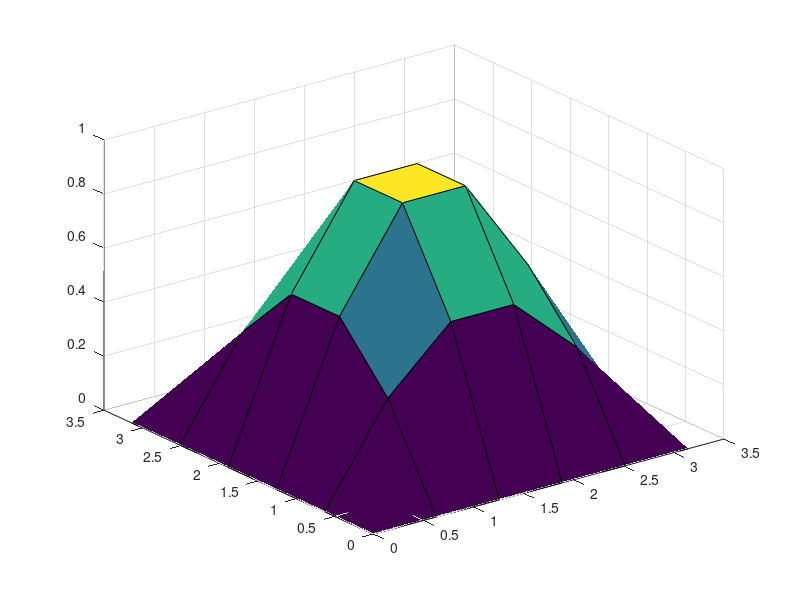

The MATLAB source for this figure:
clear
u=[
0.000000	0.000000	0.000000	0.000000	0.000000	0.000000	
0.000000	0.357086	0.577777	0.577777	0.357086	0.000000
0.000000	0.577777	0.934862	0.934862	0.577777	0.000000
0.000000	0.577777	0.934862	0.934862	0.577777	0.000000
0.000000	0.357086	0.577777	0.577777	0.357086	0.000000
0.000000	0.000000	0.000000	0.000000	0.000000	0.000000	
];
x=linspace(0.000000,3.141593,6);
y=linspace(0.000000,3.141593,6);
[X Y]=meshgrid(x,y);
surf(X,Y,u);
